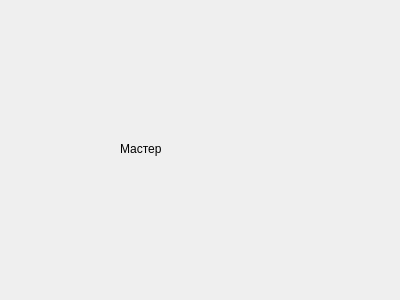
<?xml version="1.0" encoding="UTF-8"?>
<ui version="4.0">
 <class>Dialog</class>
 <widget class="QDialog" name="Dialog">
  <property name="geometry">
   <rect>
    <x>0</x>
    <y>0</y>
    <width>400</width>
    <height>300</height>
   </rect>
  </property>
  <property name="windowTitle">
   <string>Dialog</string>
  </property>
  <widget class="QLabel" name="label">
   <property name="geometry">
    <rect>
     <x>120</x>
     <y>140</y>
     <width>66</width>
     <height>18</height>
    </rect>
   </property>
   <property name="text">
    <string>Мастер</string>
   </property>
  </widget>
 </widget>
 <resources/>
 <connections/>
</ui>
